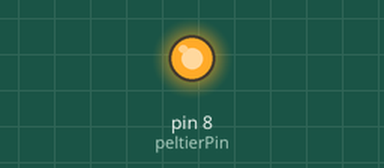
Recording of a sketch running on a simulated Arduino Uno, built with avr-gcc and run on an emulated ATmega328P. Parts: output pins drawn as LEDs (lit = HIGH).

Above: at 0.1 s.
At 5.1 s:
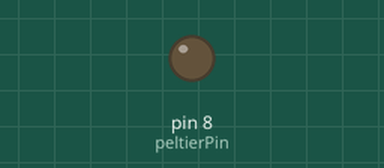
Timing chart, 0 to 6.6 s (numbered marks = the images above):
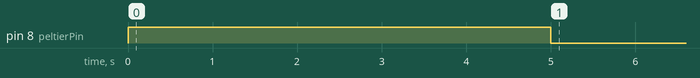

The sketch:

3_peltir_test.ino.ino
```cpp
const int peltierPin = 8;

void setup() {
  pinMode(peltierPin, OUTPUT);
  digitalWrite(peltierPin, HIGH);
  delay(5000);
  digitalWrite(peltierPin, LOW);
}

void loop() {
  // Do nothing
}
```
